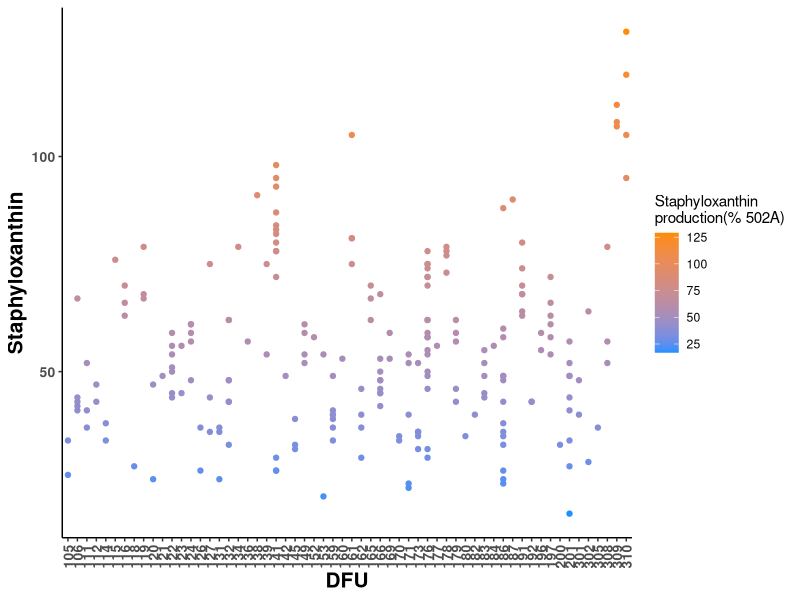
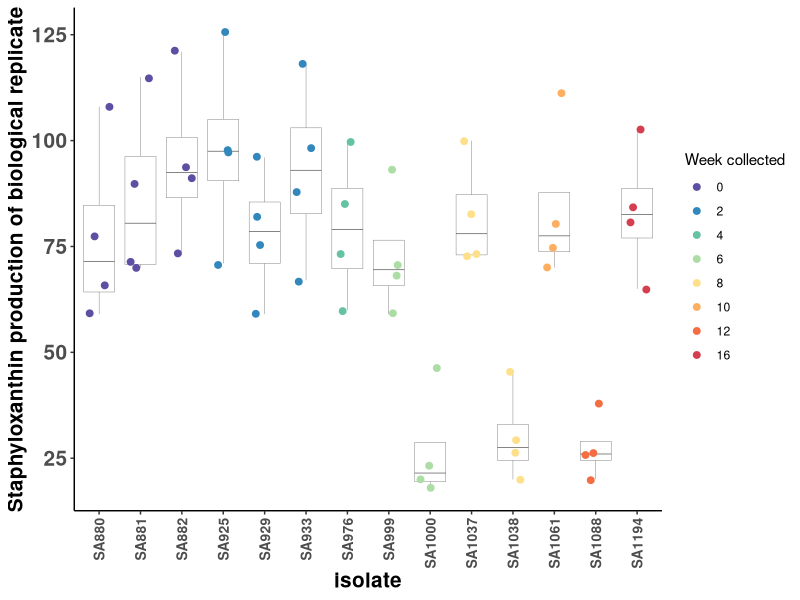
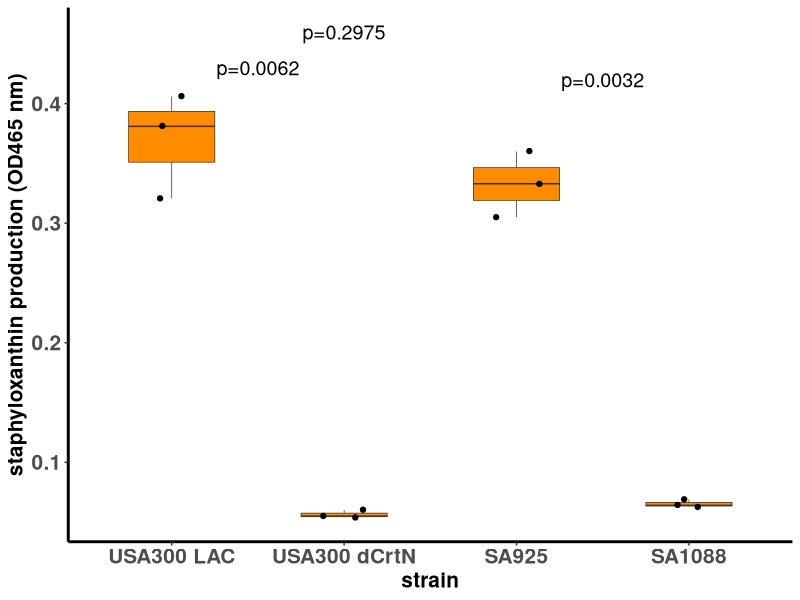
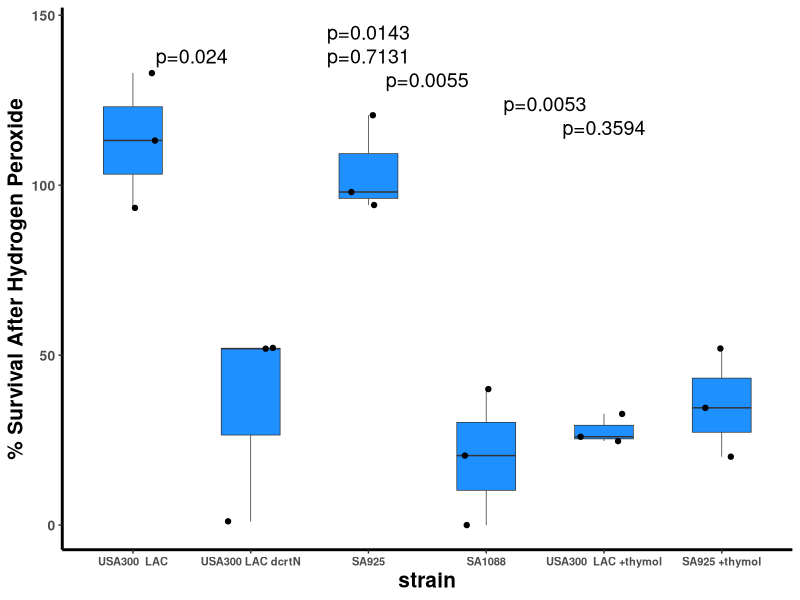
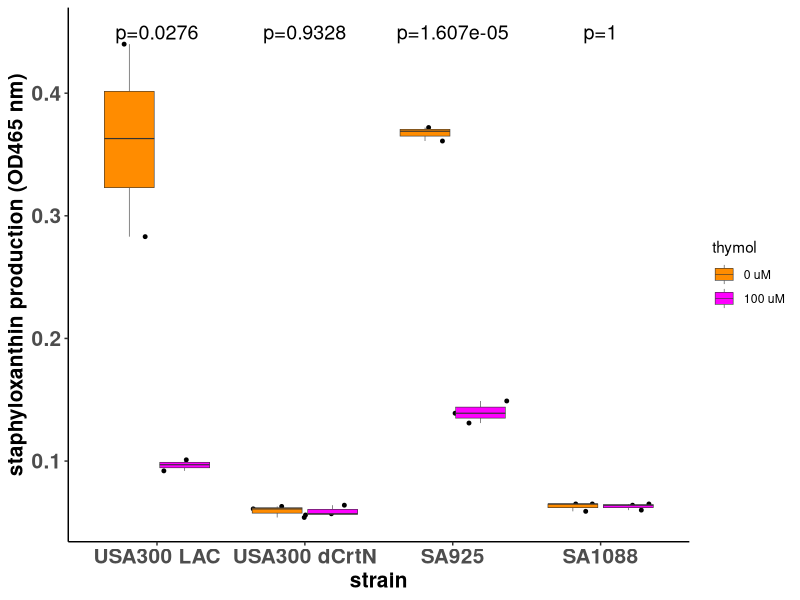

Write R code to recreate these figures, in order. (Note: this script raises an error after producing the figures.)
# Figure 2 code for Staphyloxanthin paper
# Based on ARM and AEC's code 

library("ggplot2")
library("gridExtra")
library("dplyr")
library("RColorBrewer")
library("forcats")
library("ggpubr")
setwd("/Users/amycampbell/Desktop/GriceLabGit/Staphyloxanthin/")


# Read in data
####################

# Replicate phenotype averages by patient, isolate, healing outcome
FullData  <-  read.csv("Data/InVitroData/staphyloxanthin_paper_updated.csv")

# Staphyloxanthin measures with replicates, 
patient141 <-read.csv("Data/InVitroData/patient_141_staphyloxanthin.csv")

# Staphyloxanthin measures for SA1088, SA925, USA300 LAC, delta-crtN-LAC 
StaphyloxanthinTestStrains =read.csv("Data/InVitroData/staphyloxanthin_by_strain.csv")

# Strain survival with hydrogen peroxide exposure, thymol inhibition 
StrainsH202 = read.csv("Data/InVitroData/hydrogenperoxide_survival_strain.csv")

# Strains staphyloxanthin thymol
StrainsThymolXanthin = read.csv("Data/InVitroData/staphyloxanthin_thymol.csv")

# Strains surival with polymixin 
StrainsPolymixin = read.csv("Data/InVitroData/polymixin_strain.csv")


# Figure 2A
###########
Staphyloxanthin_by_patient = ggplot(data=FullData, aes(x=factor(patient), y=staphyloxanthin, color=staphyloxanthin))+
  scale_color_gradient(low = "dodgerblue", high = "darkorange")+geom_point()+
 theme_classic()+
  theme(plot.title = element_text(hjust = 0.5, face="bold", size=20), 
  axis.title.x = element_text(face="bold",size=15), 
  axis.title.y = element_text(face="bold",size=15),
  axis.text.y = element_text(face="bold",size=10),
  axis.text.x = element_text(face="bold",size=10, vjust=.5))+
  labs(color="Staphyloxanthin\nproduction(% 502A)", x="DFU",y="Staphyloxanthin")+
  theme(axis.text.x = element_text(angle = 90))

ggsave(Staphyloxanthin_by_patient, file="Figures/Figure2/Figure2A.pdf", width=9, height=5)

# Figure 2B
###########
IsolatesOrder = unique((patient141 %>% arrange(visit))$isolate)
patient141$weekcollect = factor(patient141$visit*2)

colorpalette = setdiff(rev(RColorBrewer::brewer.pal(10, "Spectral")), "#E6F598")
Patient141Plot <- ggplot(data=patient141, aes(x=isolate, y=staphyloxanthin)) + geom_boxplot(outlier.shape=NA,size=.1) + geom_jitter(width=.25, aes(color=weekcollect), size=2)+ scale_color_manual(values=colorpalette)+
  theme_classic()+
  theme(axis.title.x = element_text(face="bold",size=15), 
        axis.title.y = element_text(face="bold",size=15),
        axis.text.y = element_text(face="bold",size=15),
        axis.text.x = element_text(face="bold",size=10)) +
labs(color="Week collected", y="Staphyloxanthin production of biological replicate")+theme(axis.text.x = element_text(angle = 90, vjust = 0.5, hjust=1))
Patient141Plot$data$isolate = factor(Patient141Plot$data$isolate, levels=IsolatesOrder)
ggsave(Patient141Plot, file="Figures/Figure2/Figure2B.pdf", width=8.175, height=5)


# Figure 2C
############
StaphyloxanthinTestStrains
strainorder <- c("USA300 LAC", "USA300 dCrtN", "SA925", "SA1088")

pairwise_Ts  = pairwise.t.test(StaphyloxanthinTestStrains$average, StaphyloxanthinTestStrains$strain, p.adjust.method = "none", pool.sd = F)


SA925_SA1088 = round((pairwise_Ts$p.value)["SA925", "SA1088"], 4)

SA925_LAC = round((pairwise_Ts$p.value)["USA300 LAC", "SA925"], 4)

LAC_CrtN =  round((pairwise_Ts$p.value)["USA300 LAC", "USA300 dCrtN"], 4)


StrainXanthinPlot = ggplot(StaphyloxanthinTestStrains, aes(x=strain,y=average))+geom_boxplot(fill="darkorange", width = 0.5, size=.25)+ 
  geom_jitter(width=.15)+
  labs(y="staphyloxanthin production (OD465 nm)",x="strain")+
  theme(plot.title = element_text(hjust = 0.5, face="bold", size=20),
        axis.title.x = element_text(face="bold",size=15),
        axis.title.y = element_text(face="bold",size=15),
        axis.text.y = element_text(face="bold",size=15),
        axis.text.x = element_text(face="bold",size=15),
        panel.background = element_rect(fill="white"),
        axis.line = element_line(colour = "black", size = 1, linetype = "solid")) +
  scale_x_discrete(limits = strainorder) +
  annotate(geom="text", label=paste0("p=", LAC_CrtN), y=.43, x=1.5, size=5)  + 
  annotate(geom="text", label=paste0("p=", SA925_LAC), y=.46, x=2, size=5) + 
  annotate(geom="text", label=paste0("p=", SA925_SA1088), y=.42, x=3.5, size=5)
        

ggsave(StrainXanthinPlot, width=7.5, height=6, file="Figures/Figure2/Figure2C.pdf")

# Figure 2D
###########
StrainsH202

peroxide_order<-c("USA300  LAC", "USA300 LAC dcrtN","SA925","SA1088","USA300  LAC +thymol","SA925 +thymol")
# For p values shown on ARM's figure 2D:
StrainsH202LACs = StrainsH202 %>% filter(strain %in% (c("USA300  LAC", "USA300 LAC dcrtN")))
StrainsH202Ttests = (pairwise.t.test(StrainsH202$sample, StrainsH202$strain, p.adjust.method = "none",pool.sd = F ))$p.value

LAC_crtN_h202 = round(StrainsH202Ttests["USA300 LAC dcrtN", "USA300  LAC"],4)
LAC_Thymol = round(StrainsH202Ttests["USA300  LAC +thymol", "USA300  LAC"],4)
LACcrtN_LACthymol = round(StrainsH202Ttests["USA300 LAC dcrtN","USA300  LAC +thymol"],4)
SA925_SA1088_h202 = round(StrainsH202Ttests["SA925","SA1088"],4)
SA925_thymol = round(StrainsH202Ttests["SA925 +thymol","SA925"],4)
SA1088_SA925thymol = round(StrainsH202Ttests["SA925 +thymol","SA1088"],4)

Strains_Survival_Thymol = ggplot(StrainsH202, aes(x=strain,y=sample))+geom_boxplot(fill="dodgerblue", width = 0.5, size=.25)+
  geom_jitter(width=.2)+
  labs(y="% Survival After Hydrogen Peroxide",x="strain")+
  theme(plot.title = element_text(hjust = 0.5, face="bold", size=20))+
  scale_x_discrete(limits = peroxide_order)+
  theme(axis.title.x = element_text(face="bold",size=15))+
  theme(axis.title.y = element_text(face="bold",size=15))+
  theme(axis.text.y = element_text(face="bold",size=10))+
  theme(axis.text.x = element_text(face="bold",size=8))+
  theme(panel.background = element_rect(fill="white"))+
  theme( axis.line = element_line(colour = "black", 
                                  size = 1, linetype = "solid"))+
  annotate(geom="text", y=138, x=1.5, label=paste0("p=", LAC_crtN_h202), size=5) +
  annotate(geom="text", y=145, x=3, label=paste0("p=", LAC_Thymol), size=5) +
  annotate(geom="text", y=138, x=3, label=paste0("p=", LACcrtN_LACthymol), size=5) + 
  annotate(geom="text", y=131, x=3.5, label=paste0("p=", SA925_SA1088_h202), size=5)+
  annotate(geom="text", y=124, x=4.5, label=paste0("p=", SA925_thymol), size=5)+
  annotate(geom="text", y=117, x=5, label=paste0("p=", SA1088_SA925thymol), size=5)

ggsave(Strains_Survival_Thymol, file="Figures/Figure2/Figure2D.pdf", width=8, height=6)


# Figure 2E
############

thymol_order <- c("USA300 LAC", "USA300 dCrtN", "SA925", "SA1088")

USA300fig2e = StrainsThymolXanthin %>% filter(strain=="USA300 LAC")
delta_crtNfig2e = StrainsThymolXanthin %>% filter(strain=="USA300 dCrtN")
SA925fig2e = StrainsThymolXanthin %>% filter(strain=="SA925")
SA1088fig2e = StrainsThymolXanthin %>% filter(strain=="SA1088")

t_test_USA300fig2e = t.test(USA300fig2e$staphyloxanthin ~ USA300fig2e$thymol)
t_test_delta_crtNfig2e = t.test(delta_crtNfig2e$staphyloxanthin ~ delta_crtNfig2e$thymol)
t_test_1088_fig2e = t.test(SA1088fig2e$staphyloxanthin ~ SA1088fig2e$thymol)
t_test_925_fig2e = t.test(SA925fig2e$staphyloxanthin ~ SA925fig2e$thymol)

pvalUSA300fig2e = round(t_test_USA300fig2e$p.value,4)
pvalDeltaCrtNfig2e = round( t_test_delta_crtNfig2e$p.value,4)
pval1088fig2e = round(t_test_1088_fig2e$p.value, 4)
pval925fig2e = "1.607e-05"

ThymolStrains = ggplot(StrainsThymolXanthin, aes(x=strain, y=staphyloxanthin, fill=thymol))+
  geom_jitter( position=position_jitterdodge(), size=1)+
  geom_boxplot( size=.2)+
  scale_fill_manual(values = c("darkorange", 'magenta')) +
  labs(x="strain", y="staphyloxanthin production (OD465 nm)") +
  theme_classic()+
  theme(axis.title.x = element_text(face="bold",size=15),
        axis.title.y = element_text(face="bold",size=15),
        axis.text.y = element_text(face="bold",size=15),
        axis.text.x = element_text(face="bold",size=15))+
  scale_x_discrete(limits = thymol_order) + 
  annotate(geom="text", label=paste0("p=", pvalUSA300fig2e), y=.45, x=1, size=5)+
  annotate(geom="text", label=paste0("p=", pvalDeltaCrtNfig2e), y=.45, x=2, size=5)+
  annotate(geom="text", label=paste0("p=", pval925fig2e), y=.45, x=3, size=5) + 
  annotate(geom="text", label=paste0("p=", pval1088fig2e), y=.45,x=4, size=5)

ggsave(ThymolStrains, width=8, height=6, file="Figures/Figure2/Figure2e.pdf")

      


# Figure 2F
############

USA300StrainsComparePoly = StrainsPolymixin %>% filter(strain %in% c("USA300", "USA300 dCrtN"))
ClinicalStrainsComparePoly = StrainsPolymixin %>% filter(strain %in% c("SA925", "SA1088"))

polymixin_t_USA300 = t.test(USA300StrainsComparePoly$survival ~ USA300StrainsComparePoly$strain)
polymixin_t_clinical = t.test(ClinicalStrainsComparePoly$survival ~ ClinicalStrainsComparePoly$strain)
p_polymixin300 = round(polymixin_t_USA3ThymolStrains00$p.value, 4)
p_polymixinClinical = round(polymixin_t_clinical$p.value, 4)

PolymixinPlot = ggplot(StrainsPolymixin, aes(x=strain,y=survival))+geom_boxplot(fill="dodgerblue", width = 0.5, size=.2 )+
  geom_jitter(width=.15)+ theme_classic() +
  labs(y="% Survival With Polymixin" ,x="strain")+
  theme(axis.title.x = element_text(face="bold",size=15),
        axis.title.y = element_text(face="bold",size=15),
        axis.text.y = element_text(face="bold",size=15),
        axis.text.x = element_text(face="bold",size=15),
        panel.background = element_rect(fill="white"), 
        axis.line = element_line(colour = "black", 
                                 size = 1, linetype = "solid"))+
  scale_x_discrete(limit=c("USA300", "USA300 dCrtN","SA925","SA1088")) +
  annotate(geom="text", x=1.5, y=125, label=paste0("p=", p_polymixin300), size=5) + 
  annotate(geom="text", x=3.5, y=125, label=paste0("p=", p_polymixinClinical),size=5)

ggsave(PolymixinPlot, width=7, height=6,file="Figures/Figure2/figure2F.pdf")

# Figure S2
###########
Palette5 = (RColorBrewer::brewer.pal(10, "Spectral"))[c(4, 1, 9, 8, 10)]

Palette5 = (RColorBrewer::brewer.pal(10, "Spectral"))[c(4, 1, 9, 8)]
Palette5 = (RColorBrewer::brewer.pal(10, "Spectral"))[c( 1, 9, 8, 10)]
#growth curves
growth<-read.csv("Data/InVitroData/growth_curves.csv")
growth
summary(growth)
p <- ggplot(data = growth, aes(x = time, y = average, group = strain))
p+geom_point()
growthcurve = p + geom_line(aes(color=strain),size=1)+
  geom_point(aes(color=strain),size=5)+
  scale_color_manual(values=Palette5)+
  theme_classic()+ggtitle("Growth Curve")+
  theme(plot.title = element_text(hjust = 0.5, face="bold", size=20))+
  labs(x="time (hours)",y="OD600")+
  theme(axis.title.x = element_text(face="bold",size=15))+
  theme(axis.title.y = element_text(face="bold",size=15))+
  theme(axis.text.y = element_text(face="bold",size=15))+
  theme(axis.text.x = element_text(face="bold",size=15))+
  geom_errorbar(aes(ymin =average-stdev, ymax =average+stdev),
                width = 0.2, position = position_dodge(0.5))
ggsave(growthcurve, file="Figures/Figure2/FigureS2.pdf")
